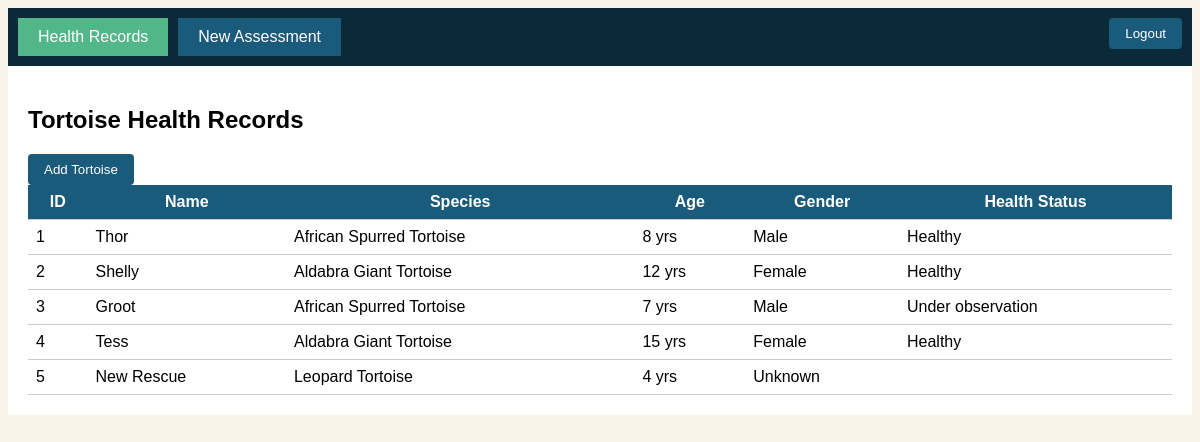
Page /backEnd/pages/veterenian.php (signed in) on the earlier database version.
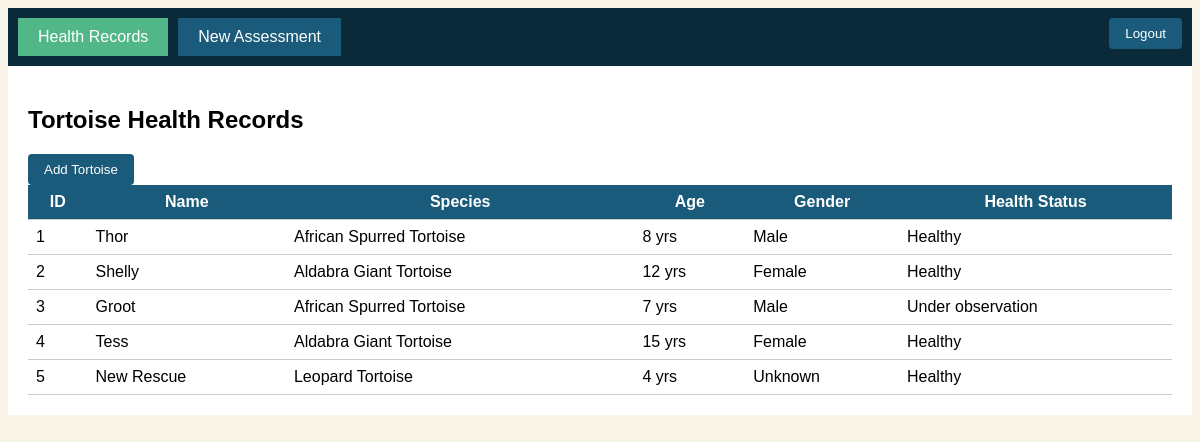
Same page on the later database version.
### tables this page shows
CREATE TABLE `tortoises` (
  `tortoise_id`        int(11)      NOT NULL AUTO_INCREMENT,
  `microchip_id`       varchar(50)  DEFAULT NULL,
  `name`               varchar(100) DEFAULT NULL,
  `species_id`         int(11)      NOT NULL,
  `sex`                enum('Male','Female','Unknown') DEFAULT 'Unknown',
  `date_of_birth`      date         DEFAULT NULL,
  `estimated_age_years` int(11)     DEFAULT NULL,
  `weight_grams`       decimal(8,2) DEFAULT NULL,
  `health_status`      enum('Healthy','Under observation','Recovering','Critical','Minor injury') DEFAULT 'Healthy',
  `enclosure_id`       int(11)      DEFAULT NULL,
  `acquisition_date`   date         DEFAULT NULL,
  `acquisition_source` enum('Wild','Rescue','Donation','Bred in captivity') DEFAULT 'Bred in captivity',
  `notes`              text         DEFAULT NULL,
  `created_at`         timestamp    NOT NULL DEFAULT current_timestamp(),
  `updated_at`         timestamp    NOT NULL DEFAULT current_timestamp() ON UPDATE current_timestamp(),
  PRIMARY KEY (`tortoise_id`),
  UNIQUE KEY `microchip_id` (`microchip_id`),
  KEY `idx_tortoise_species` (`species_id`),
  KEY `idx_tortoise_enclosure` (`enclosure_id`),
  CONSTRAINT `tortoises_ibfk_1` FOREIGN KEY (`species_id`)   REFERENCES `species`    (`species_id`),
  CONSTRAINT `tortoises_ibfk_2` FOREIGN KEY (`enclosure_id`) REFERENCES `enclosures` (`enclosure_id`) ON DELETE SET NULL
);

CREATE TABLE `species` (
  `species_id`          int(11)      NOT NULL AUTO_INCREMENT,
  `common_name`         varchar(100) NOT NULL,
  `scientific_name`     varchar(150) DEFAULT NULL,
  `iucn_status`         enum('Critically Endangered','Endangered','Vulnerable',
                             'Near Threatened','Least Concern','Data Deficient','Not Assessed') DEFAULT 'Not Assessed',
  `avg_lifespan_years`  int(11)      DEFAULT NULL,
  `avg_weight_kg`       decimal(5,2) DEFAULT NULL,
  `conservation_notes`  text         DEFAULT NULL,
  PRIMARY KEY (`species_id`),
  UNIQUE KEY `scientific_name` (`scientific_name`)
);

### backEnd/pages/veterenian.php (the view, shortened to what this page needs)
<?php
require_once '../config/db.php';
$tortoises = $conn->query("SELECT t.tortoise_id, t.name, t.estimated_age_years, t.sex, t.health_status, s.common_name FROM tortoises t JOIN species s ON t.species_id = s.species_id");
?>
<!DOCTYPE html>
<html>
<head>
    <link rel="stylesheet" href="https://cdnjs.cloudflare.com/ajax/libs/font-awesome/6.0.0-beta3/css/all.min.css">
</head>
<body>
<div class="tabs">
    <div class="tab active" onclick="switchTab('records')">Health Records</div>
    <div class="tab" onclick="switchTab('assessment')">New Assessment</div>
    <div style="margin-left:auto;"><button class="btn" onclick="window.location.href='../logout.php'">Logout</button></div>
</div>
<div id="records" class="tab-content active">
    <h2>Tortoise Health Records</h2>
    <button class="btn" onclick="window.location.href='formEditTortoiseInfo.html'">Add Tortoise</button>
    <table><thead><tr><th>ID</th><th>Name</th><th>Species</th><th>Age</th><th>Gender</th><th>Health Status</th></tr></thead><tbody>
    <?php while($row = $tortoises->fetch_assoc()): ?>
        <tr><td><?php echo $row['tortoise_id']; ?></td><td><?php echo $row['name']; ?></td><td><?php echo $row['common_name']; ?></td><td><?php echo $row['estimated_age_years']; ?> yrs</td><td><?php echo $row['sex']; ?></td><td><?php echo $row['health_status']; ?></td></tr>
    <?php endwhile; ?>
    </tbody></table>
</div>
</body>
</html>

Differences in the rows shown:
changed tortoises "New Rescue": health_status (not shown) → "Healthy"
